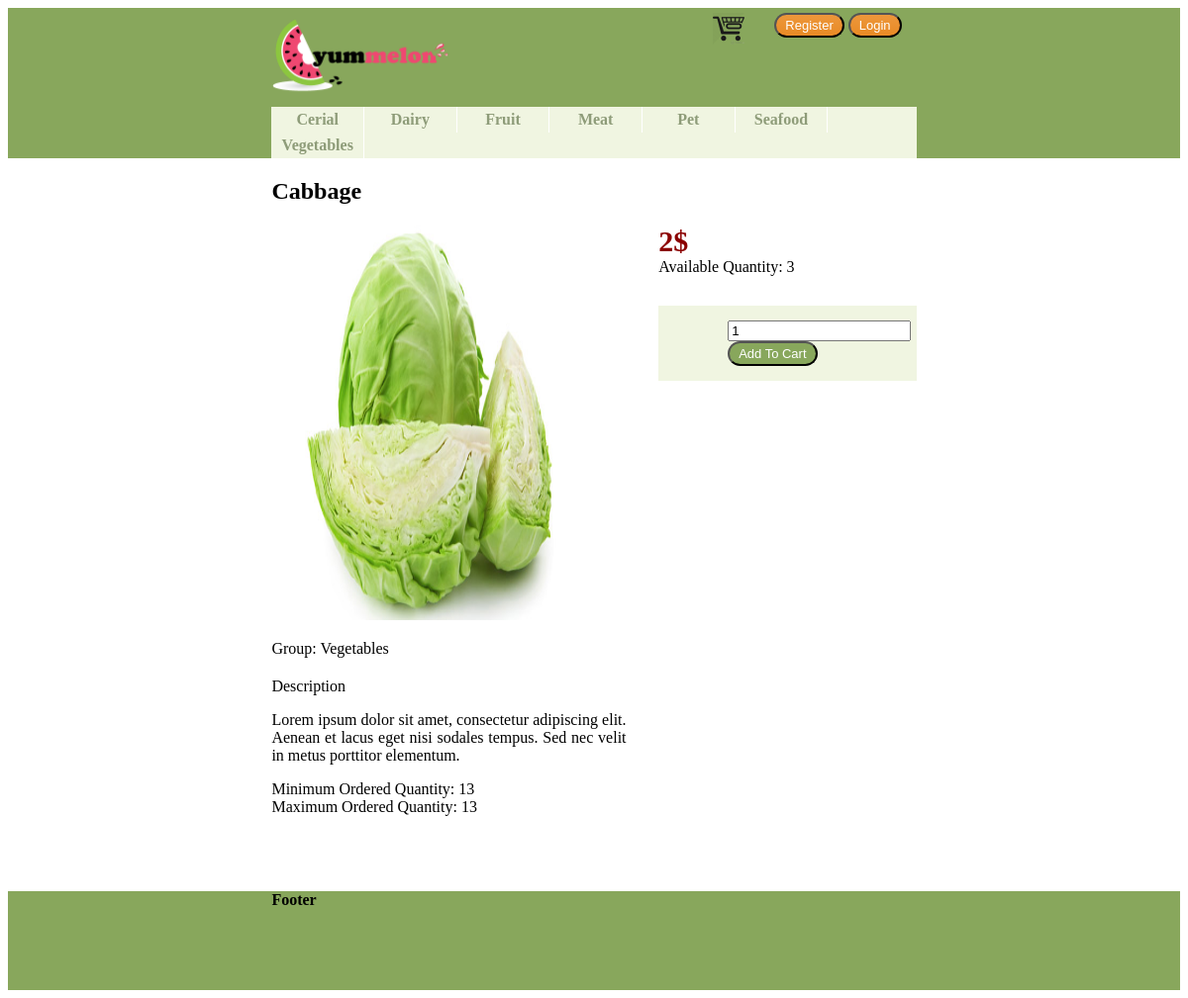
Page /product.php?code=V_007_WCB on the committed database.
### tables this page shows
CREATE TABLE IF NOT EXISTS `product_groups` (
  `group_code` char(1) NOT NULL,
  `group_name` varchar(50) NOT NULL,
  PRIMARY KEY (`group_code`)
);

CREATE TABLE IF NOT EXISTS `products` (
  `prod_code` varchar(20) NOT NULL,
  `name` varchar(50) NOT NULL,
  `description` varchar(500) NOT NULL,
  `prod_group` char(1) NOT NULL,
  `list_price` decimal(10,2) NOT NULL,
  `qty_on_hand` int(11) NOT NULL,
  `procur_level` int(11) NOT NULL,
  `procur_qty` int(11) NOT NULL,
  `imageUrl` varchar(100) DEFAULT NULL,
  PRIMARY KEY (`prod_code`),
  KEY `prod_group` (`prod_group`)
);

### Code/init.php (called while the page is built, shortened)
<?php
require_once dirname(__FILE__)."/Template.php";
renderMaster(dirname(__FILE__)."/../Templates/header.php", dirname(__FILE__)."/../Templates/footer.php");

### Code/Database.php (called while the page is built, shortened)
<?php
class MysqlDatabaseConnector
{
	private $_host;
	private $_database;
	private $_user;
	private $_password;
	function __construct($host, $database, $user, $password)
	{
		$this->_host = $host;
		$this->_database = $database;
		$this->_user = $user;
		$this->_password = $password;
	}
	public function createConnection()
	{
		try {
			$con=mysqli_connect($this->_host,$this->_user,$this->_password,$this->_database);
			return $con;
		}
		catch(Exception $e) {
			echo "Failed to connect to MySQL: " . mysqli_connect_error();
			return 0;
		}
	}
}
class MysqlDatabaseEngine implements IDatabaseEngine
{
    private $_connectionString = '';
    private $_connector = null;
    private $_isInitialized = false;
    public function setConnectionString($connectionString='')
    {
        $this->_connectionString = $connectionString;
    }
    public function initialize()
    {
        if(!$this->_isInitialized)
        {
            $data = array();
            $pairs = explode(",", $this->_connectionString);
            foreach($pairs as $pair)
            {
                list($name, $value) = explode("=", $pair, 2);
                $data[$name] = $value;
            }
            $this->_connector = new MysqlDatabaseConnector($data["host"], $data["database"], $data["user"], $data["password"]);
            $this->_isInitialized = true;
        }
    }
    public function ExecuteDataTable($query)
    {
        $con = $this->_connector->createConnection();
        $this->insertParameters($query, $con, func_get_args(), 1);
        $result = mysqli_query($con,$query)or die("Error: ".mysqli_error($con));
        $dt = $this->getDataTableFromResult($result);
        return $dt;
    }
    public function WhileReader($query, $consumer)
    {
        $con = $this->_connector->createConnection();
        $this->insertParameters($query, $con, func_get_args(), 2);
        $i=0;
        try{
            $result = mysqli_query($con,$query)or die("Error: ".mysqli_error($con));
            while($row = mysqli_fetch_array($result)) {
                $i++;
            }
        }catch(Exception $ex)        {
            mysqli_free_result($result);
            mysqli_close($con);
            throw $ex;
        }
        return $i>0;
    }
    private function getDataTableFromResult($result)
    {
        $dt = new DataTable();
        $i=0;
        $dt->columns = array();
        while($col = mysqli_fetch_field($result))
        {
            $dt->columns[$i] = $col;
            $i++;
        }
        $i=0;
        $dt->rows = array();
        while($row = mysqli_fetch_array($result)) {
            $dt->rows[$i] = $row;
            $i++;
        }
        return $dt;
    }
    private function insertParameters(&$query, $connection, $params, $paramOffset)
    {
        if(count($params) <= $paramOffset)
            return;
        $params = array_slice($params,$paramOffset);
        $queryParts = explode("?", " ".$query." ");
        $result = $queryParts[0];
        $j=0;
        $l = count($params);
        for($i=1; $i<count($queryParts); $i++)
        {
            $p = $j>$l-1 ? $params[$l-1] : $params[$j];
            $j++;
            $result = $result.mysqli_real_escape_string($connection, $p).$queryParts[$i];
        }
        $query = $result;
    }
}

### Code/Product.php (called while the page is built, shortened)
<?php
class Product
{
	public function loadFromDb($code){
		$dt = Application::getDB()->ExecuteDataTable("select * from products p inner join product_groups pg on pg.group_code = p.prod_group where p.prod_code='?'", $code);
	}
}

### Templates/GroupListItem.php (the view)
<div class="item">
	<a href="<?= $model['url'] ?>">
		<div class="name"><strong><?= $model['name'] ?></strong></div>
	</a>
</div>

### Templates/List.php
<ul>
	<?php foreach($model["items"] as &$item){ ?>
		<li>
			<?php echo renderTemplate($model["itemTemplate"], $item); ?>
		</li>
	<?php } ?>
</ul>

### Templates/ProductDetails.php (shortened to what this page needs)
<?php
	$queryString = "SELECT min(order_qty) AS min_order, max(order_qty) AS max_order FROM `order_details` WHERE prod_code = '".$model['code']."' GROUP BY prod_code ";
	$product_orders = array('min' => 'none', 'max' => 'none');
	Application::getDB()->WhileReader($queryString, function(&$row) use(&$product_orders){
		$product_orders['min'] = $row['min_order']>0 ? $row['min_order'] : 0;
		$product_orders['max'] = $row['max_order']>0 ? $row['max_order'] : 0;
	});
?>
<div class="details" code="<?= $model['code'] ?>">
	<h2><?= $model['name'] ?></h2>
	<div class="productInfo">
		<div>
			<img src="<?= $model['imageUrl'] ?>" width="400" height="400" alt="<?= $model['name'] ?>" />
		</div>
		<div class="group">Group: <?= $model['groupName'] ?></div>
		<div class="description">
			<span>Description</span>
			<p><?= $model['description'] ?></p>
		</div>
		<div class="orderStatistics">
			<div>
				<span> Minimum Ordered Quantity: </span>
				<span> <?= $product_orders['min'] ?> </span>
			</div>
			<div>
				<span> Maximum Ordered Quantity: </span>
				<span> <?= $product_orders['max'] ?> </span>
			</div>
		</div>
	</div>
	<div class="productOrderArea">
		<div class="price"><?= $model['price'] ?>$</div>
		<div class="quantity">Available Quantity: <?= $model['availableQuantity'] ?></div>
		<div class="addToCartArea">
			<input class="orderedQuantity" type="text" name="orderedQty" placeholder="Qty" value="1"/>
			<input class="groceriesBtn add-to-cart-button" type="button" value="Add To Cart" />
		</div>
	</div>
</div>

### styles/style.css (style rules this page uses)
.groceriesBtn { background: #ed973b; background-image: -webkit-linear-gradient(top, #88a75c, #88a75c); background-image: -moz-linear-gradient(top, #88a75c, #88a75c); background-image: -ms-linear-gradient(top, #88a75c, #88a75c); background-image: -o-linear-gradient(top, #88a75c, #88a75c); background-image: linear-gradient(to bottom, #88a75c, #88a75c); -webkit-border-radius: 20; -moz-border-radius: 20; border-radius: 20px; font-family: Arial; color: white; font-size: 13px; padding: 3px 9px 3px 9px; text-decoration: none; }
.header .categoriesMenu ul { float: left; width: 100%; padding: 0; margin: 0; list-style-type: none; background-color: #f0f5e1; }
.header .categoriesMenu li { display: inline; }
.header .categoriesMenu a { float: left; background-color: #f0f5e1; color: #8e9c79; text-align: center; text-decoration: none; width: 13%; padding: 4px; border-right: 1px solid white; }
.details .productInfo { float: left; display: inline-block; width: 55%; }
.details .productInfo .description { margin-top: 20px; }
.details .productInfo .description p { text-align: justify; }
.details .productInfo img { width: 90%; display: block; margin-bottom: 20px; }
.details .productOrderArea { float: right; display: inline-block; width: 40%; }
.details .productOrderArea .price { font-size: 30px; font-weight: bold; color: darkred; }
.details .productOrderArea .addToCartArea { background-color: #f0f5e1; display: block; margin-top: 30px; padding: 15px 70px; }
.details .productOrderArea .addToCartArea .orderedQuantity, { width: 30px; text-align: center; }

### rows in the picture
product_groups: group_name "Cerial"
product_groups: group_name "Dairy"
product_groups: group_name "Fruit"
product_groups: group_name "Meat"
product_groups: group_name "Pet"
product_groups: group_name "Seafood"
product_groups: group_name "Vegetables"
products: name "Cabbage", prod_group.group_name "Vegetables", description "Lorem ipsum dolor sit amet, consectetur adipiscing elit. Aenean et lacus eget nisi sodales tempus. Sed nec velit in metus porttitor elementum.", qty_on_hand "3"

### other values in the picture
$product_orders['min'] "13"
$product_orders['max'] "13"
$model['price'] "2"
